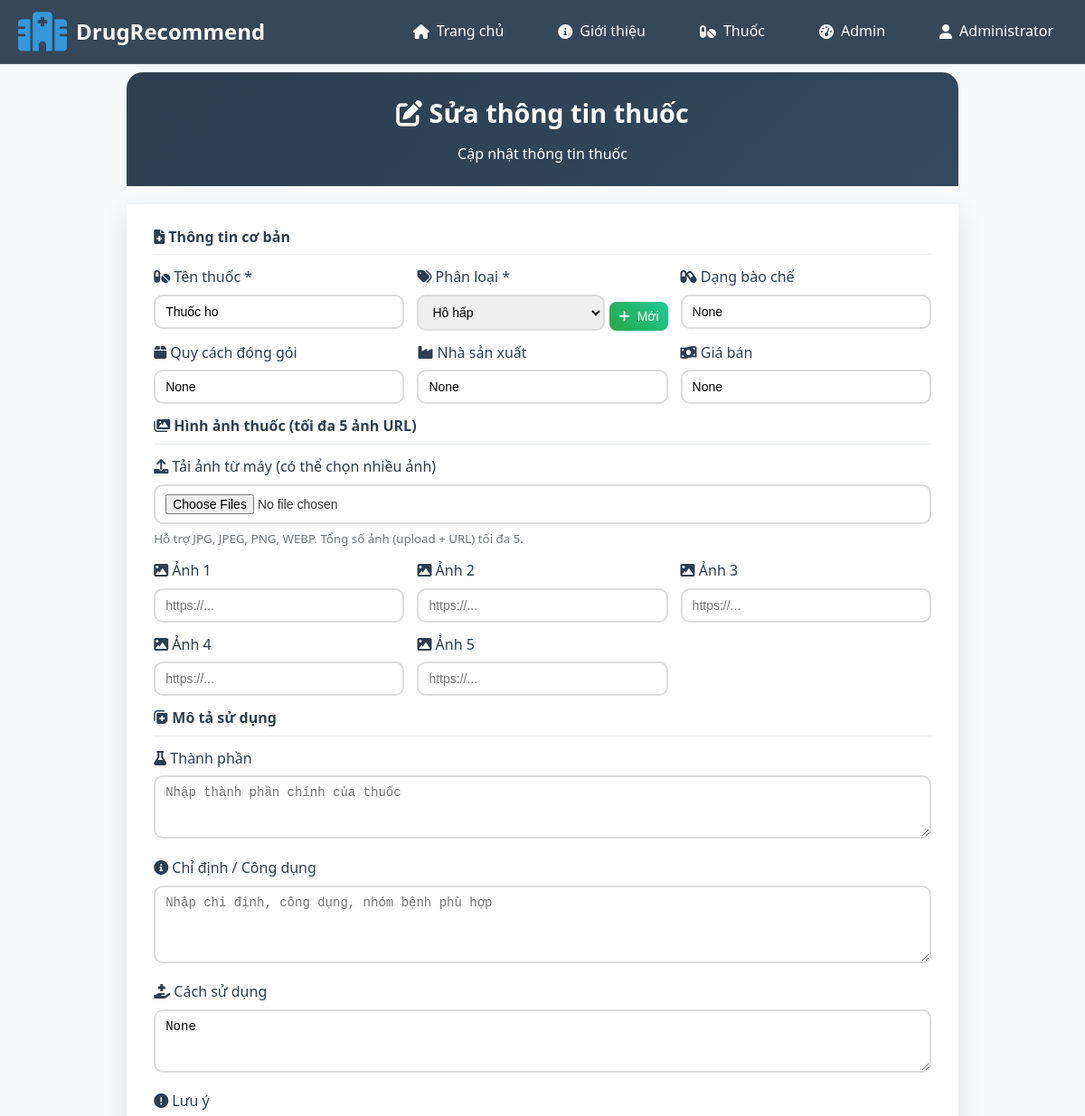
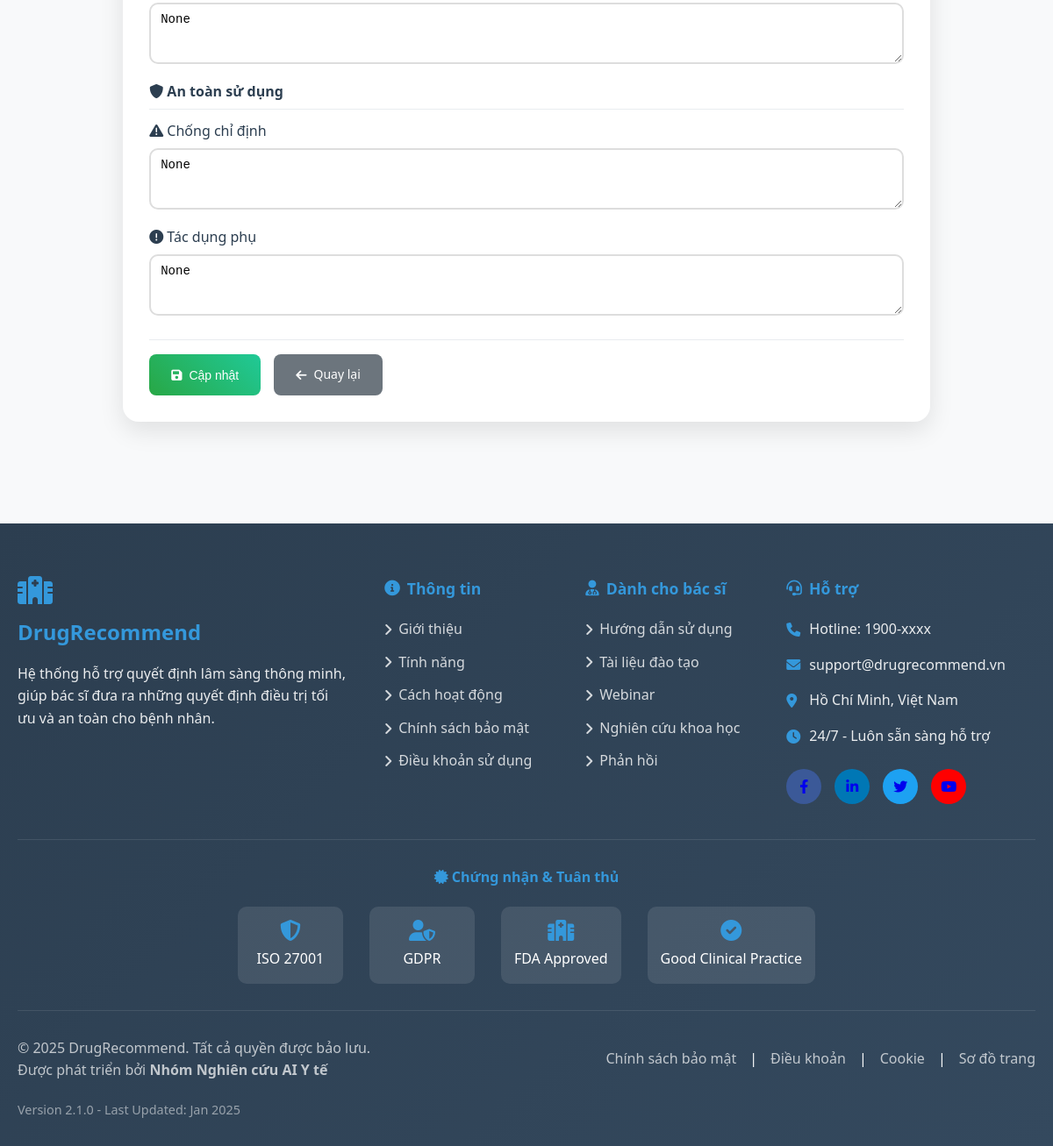
/admin/drug/edit/6 (signed in), run on the app's committed database (2 pictures, top to bottom).
### tables this page shows
CREATE TABLE drugs_master (
            id INTEGER PRIMARY KEY AUTOINCREMENT,
            drug_name TEXT NOT NULL,
            drug_class TEXT,
            ingredients TEXT,
            indication TEXT,
            created_at TIMESTAMP DEFAULT CURRENT_TIMESTAMP
        , dosage_form TEXT, packing TEXT, usage TEXT, caution TEXT, contraindication TEXT, side_effects TEXT, manufacturer TEXT, price REAL, image_urls TEXT);

### app.py (the view, shortened to what this page needs)
@app.route('/admin/drug/edit/<int:drug_id>', methods=['GET', 'POST'], endpoint='edit_drug')
@admin_required
def edit_drug_route(drug_id):
    if request.method == 'GET':
        try:
            conn = get_db()
            drug = conn.execute('''
                SELECT id, drug_name, drug_class, ingredients, indication,
                       dosage_form, packing, usage, caution,
                       contraindication, side_effects, manufacturer, price, image_urls
                FROM drugs_master
                WHERE id = ?
            ''', (drug_id,)).fetchone()
            conn.close()
            if not drug:
                flash('Không tìm thấy thuốc để chỉnh sửa', 'error')
                return redirect(url_for('admin_drugs'))
            image_urls = []
            if drug['image_urls']:
                try:
                    image_urls = json.loads(drug['image_urls'])
                except:
                    pass
            drug_dict = {
                'id': drug['id'],
                'drug_name': drug['drug_name'],
                'drug_class': drug['drug_class'],
                'ingredients': drug['ingredients'],
                'indication': drug['indication'],
                'dosage_form': drug['dosage_form'],
                'packing': drug['packing'],
                'usage': drug['usage'],
                'caution': drug['caution'],
                'contraindication': drug['contraindication'],
                'side_effects': drug['side_effects'],
                'manufacturer': drug['manufacturer'],
                'price': drug['price'],
                'image_urls': image_urls
            }
            return render_template('admin/drug_form.html', mode='edit', drug=drug_dict, user=session)
        except Exception as e:
            flash(f'Lỗi tải thông tin thuốc: {str(e)}', 'error')
            return redirect(url_for('admin_drugs'))

### app.py (called while the page is built)
def admin_required(f):
    @wraps(f)
    def decorated_function(*args, **kwargs):
        if 'user_id' not in session or session.get('role') != 'admin':
            flash('Bạn không có quyền truy cập.', 'error')
            return redirect(url_for('index'))
        return f(*args, **kwargs)
    return decorated_function

### init.py (called while the page is built)
def get_db():
    conn = sqlite3.connect(DB_PATH)
    conn.row_factory = sqlite3.Row
    return conn

### templates/admin/drug_form.html (shortened to what this page needs)
{% extends "layout/base.html" %}
{% block extra_css %}
{{ super() }}
{% endblock %}
{% block content %}
<div class="form-container">
    <div class="form-header">
        <h1>
            {% if mode == 'add' %}
                <i class="fas fa-plus"></i> Thêm thuốc mới
            {% else %}
                <i class="fas fa-edit"></i> Sửa thông tin thuốc
            {% endif %}
        </h1>
        <p>{% if mode == 'add' %}Nhập thông tin thuốc mới vào hệ thống{% else %}Cập nhật thông tin thuốc{% endif %}</p>
    </div>
    <div class="form-content">
        <form method="POST" enctype="multipart/form-data">
            <div class="form-grid">
                <div class="form-section-title"><i class="fas fa-file-medical"></i> Thông tin cơ bản</div>
                <div class="form-group half-width">
                    <label for="drug_name"><i class="fas fa-pills"></i> Tên thuốc *</label>
                    <input type="text" id="drug_name" name="drug_name" class="form-control"
                           value="{{ drug.drug_name if drug else '' }}" required
                           placeholder="VD: Paracetamol 500mg" data-field="drug_name">
                </div>
                <div class="form-group half-width">
                    <label for="drug_class"><i class="fas fa-tags"></i> Phân loại *</label>
                    <div style="display: flex; gap: 5px; align-items: flex-end;">
                        <select id="drug_class" name="drug_class" class="form-control" required data-field="drug_class"
                                data-current-value="{{ drug.drug_class if drug else '' }}" style="flex: 1;">
                            <option value="">-- Chọn danh mục --</option>
                        </select>
                        <button type="button" id="addNewCategoryBtn" class="btn btn-success" style="padding: 8px 10px; margin-bottom: 0;">
                            <i class="fas fa-plus"></i> Mới
                        </button>
                    </div>
                </div>
                <div class="form-group half-width">
                    <label for="dosage_form"><i class="fas fa-capsules"></i> Dạng bào chế</label>
                    <input type="text" id="dosage_form" name="dosage_form" class="form-control"
                           value="{{ drug.dosage_form if drug else '' }}"
                           placeholder="VD: Viên nén, viên nang, siro" data-field="dosage_form">
                </div>
                <div class="form-group half-width">
                    <label for="packing"><i class="fas fa-box"></i> Quy cách đóng gói</label>
                    <input type="text" id="packing" name="packing" class="form-control"
                           value="{{ drug.packing if drug else '' }}"
                           placeholder="VD: Hộp 3 vỉ x 10 viên" data-field="packing">
                </div>
                <div class="form-group half-width">
                    <label for="manufacturer"><i class="fas fa-industry"></i> Nhà sản xuất</label>
                    <input type="text" id="manufacturer" name="manufacturer" class="form-control"
                           value="{{ drug.manufacturer if drug else '' }}"
                           placeholder="VD: Abbott / DHG / Traphaco" data-field="manufacturer">
                </div>
                <div class="form-group half-width">
                    <label for="price"><i class="fas fa-money-bill-wave"></i> Giá bán</label>
                    <input type="text" id="price" name="price" class="form-control"
                           value="{{ drug.price if drug else '' }}"
                           placeholder="VD: 120000" data-field="price">
                </div>
                <div class="form-section-title"><i class="fas fa-images"></i> Hình ảnh thuốc (tối đa 5 ảnh URL)</div>
                <div class="form-group full-width">
                    <label for="image_files"><i class="fas fa-upload"></i> Tải ảnh từ máy (có thể chọn nhiều ảnh)</label>
                    <input type="file" id="image_files" name="image_files" class="form-control"
                           accept="image/png,image/jpeg,image/webp" multiple>
                    <small style="display:block; margin-top:6px; color:#6c757d;">Hỗ trợ JPG, JPEG, PNG, WEBP. Tổng số ảnh (upload + URL) tối đa 5.</small>
                </div>
                <div class="form-group half-width">
                    <label for="image_url_1"><i class="fas fa-image"></i> Ảnh 1</label>
                    <input type="text" id="image_url_1" name="image_url_1" class="form-control"
                           placeholder="https://..." data-field="image_url_1">
                </div>
                <div class="form-group half-width">
                    <label for="image_url_2"><i class="fas fa-image"></i> Ảnh 2</label>
                    <input type="text" id="image_url_2" name="image_url_2" class="form-control"
                           placeholder="https://..." data-field="image_url_2">
                </div>
                <div class="form-group half-width">
                    <label for="image_url_3"><i class="fas fa-image"></i> Ảnh 3</label>
                    <input type="text" id="image_url_3" name="image_url_3" class="form-control"
                           placeholder="https://..." data-field="image_url_3">
                </div>
                <div class="form-group half-width">
                    <label for="image_url_4"><i class="fas fa-image"></i> Ảnh 4</label>
                    <input type="text" id="image_url_4" name="image_url_4" class="form-control"
                           placeholder="https://..." data-field="image_url_4">
                </div>
                <div class="form-group half-width">
                    <label for="image_url_5"><i class="fas fa-image"></i> Ảnh 5</label>
                    <input type="text" id="image_url_5" name="image_url_5" class="form-control"
                           placeholder="https://..." data-field="image_url_5">
                </div>
                <div class="form-section-title"><i class="fas fa-notes-medical"></i> Mô tả sử dụng</div>
                <div class="form-group full-width">
                    <label for="ingredients"><i class="fas fa-flask"></i> Thành phần</label>
                    <textarea id="ingredients" name="ingredients" rows="3" class="form-control"
                              placeholder="Nhập thành phần chính của thuốc" data-field="ingredients">{{ drug.ingredients if drug else '' }}</textarea>
                </div>
                <div class="form-group full-width">
                    <label for="indication"><i class="fas fa-info-circle"></i> Chỉ định / Công dụng</label>
                    <textarea id="indication" name="indication" rows="4" class="form-control"
                              placeholder="Nhập chỉ định, công dụng, nhóm bệnh phù hợp" data-field="indication">{{ drug.indication if drug else '' }}</textarea>
                </div>
                <div class="form-group full-width">
                    <label for="usage"><i class="fas fa-hand-holding-medical"></i> Cách sử dụng</label>
                    <textarea id="usage" name="usage" rows="3" class="form-control"
                              placeholder="Nhập cách dùng, liều dùng, thời điểm sử dụng" data-field="usage">{{ drug.usage if drug else '' }}</textarea>
                </div>
                <div class="form-group full-width">
                    <label for="caution"><i class="fas fa-exclamation-circle"></i> Lưu ý</label>
                    <textarea id="caution" name="caution" rows="3" class="form-control"
                              placeholder="Nhập các lưu ý, cảnh báo khi sử dụng" data-field="caution">{{ drug.caution if drug else '' }}</textarea>
                </div>
                <div class="form-section-title"><i class="fas fa-shield-alt"></i> An toàn sử dụng</div>
                <div class="form-group full-width">
                    <label for="contraindication"><i class="fas fa-exclamation-triangle"></i> Chống chỉ định</label>
                    <textarea id="contraindication" name="contraindication" rows="3" class="form-control"
                              placeholder="Nhập các trường hợp chống chỉ định" data-field="contraindication">{{ drug.contraindication if drug else '' }}</textarea>
                </div>
                <div class="form-group full-width">
                    <label for="side_effects"><i class="fas fa-exclamation-circle"></i> Tác dụng phụ</label>
                    <textarea id="side_effects" name="side_effects" rows="3" class="form-control"
                              placeholder="Nhập các tác dụng phụ có thể gặp" data-field="side_effects">{{ drug.side_effects if drug else '' }}</textarea>
                </div>
            </div>
            <div class="form-actions">
                <button type="submit" class="btn btn-success" data-action="submit">
                    <i class="fas fa-save"></i>
                    {% if mode == 'add' %}Thêm thuốc{% else %}Cập nhật{% endif %}
                </button>
                <a href="{{ url_for('admin_drugs') }}" class="btn btn-secondary" data-action="cancel">
                    <i class="fas fa-arrow-left"></i> Quay lại
                </a>
            </div>
        </form>
    </div>
</div>
{% endblock %}

### static/css/style.css (style rules this page uses)
* { margin: 0; padding: 0; box-sizing: border-box; }
html, body { margin: 0; padding: 0; width: 100%; overflow-x: hidden; font-family: 'Segoe UI', Tahoma, Geneva, Verdana, sans-serif; line-height: 1.6; color: #333; scroll-behavior: smooth; }
body { background: #f8f9fa; min-height: 100vh; display: flex; flex-direction: column; }
.btn { padding: 12px 20px; border: none; border-radius: 8px; cursor: pointer; font-size: 14px; display: flex; align-items: center; gap: 8px; transition: all 0.3s ease; font-weight: 500; }
.btn-secondary { background: linear-gradient(45deg, #6c757d, #5a6268); color: white; }

### templates/admin/drug_form.html (style rules this page uses)
.form-container { max-width: 1280px; margin: 68px auto 44px; padding: 12px 14px; }
.form-header { background: linear-gradient(135deg, #2c3e50 0%, #34495e 100%); color: white; padding: 22px 32px; border-radius: 18px 18px 0 0; text-align: center; margin-bottom: 0; }
.form-header h1 { margin: 0 0 10px 0; font-size: 1.8em; }
.form-content { background: white; padding: 24px 30px 30px; border-radius: 0 0 18px 18px; box-shadow: 0 10px 28px rgba(0,0,0,0.10); }
.form-grid { display: grid; grid-template-columns: repeat(3, minmax(0, 1fr)); gap: 12px 14px; }
.form-header, .form-content { transition: padding 0.2s ease; }
.form-section-title { grid-column: 1 / -1; margin: 0; padding-bottom: 6px; border-bottom: 1px solid #e9ecef; color: #2c3e50; font-size: 1em; font-weight: 600; }
.full-width { grid-column: 1 / -1; }
.half-width { grid-column: span 1; }
.form-group { margin-bottom: 0; }
.form-group label { display: block; margin-bottom: 6px; font-weight: 500; color: #2c3e50; }
.form-control { width: 100%; padding: 9px 11px; border: 2px solid #ddd; border-radius: 10px; box-sizing: border-box; font-size: 14px; transition: border-color 0.3s ease; }
.form-actions { display: flex; gap: 15px; margin-top: 20px; padding-top: 16px; border-top: 1px solid #e9ecef; }
.btn { padding: 12px 25px; border: none; border-radius: 8px; cursor: pointer; text-decoration: none; display: inline-flex; align-items: center; gap: 8px; font-size: 14px; font-weight: 500; transition: all 0.3s ease; }
.btn-success { background: linear-gradient(45deg, #28a745, #20c997); color: white; }
.btn-secondary { background: #6c757d; color: white; }

### data on the page
drugs_master: drug_name "Thuốc ho", drug_class "Hô hấp", dosage_form "None", packing "None", manufacturer "None", usage "None", caution "None", contraindication "None", side_effects "None"

### other printed values
{{ user.full_name }} "Administrator"
